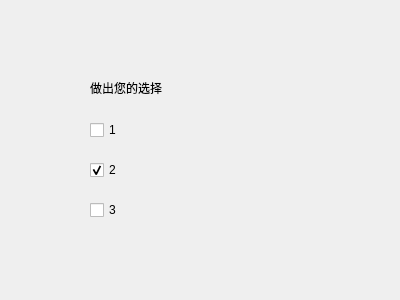
<?xml version="1.0" encoding="UTF-8"?>
<ui version="4.0">
 <class>Form</class>
 <widget class="QWidget" name="Form">
  <property name="geometry">
   <rect>
    <x>0</x>
    <y>0</y>
    <width>400</width>
    <height>300</height>
   </rect>
  </property>
  <property name="windowTitle">
   <string>Form</string>
  </property>
  <widget class="QCheckBox" name="checkBox">
   <property name="geometry">
    <rect>
     <x>90</x>
     <y>120</y>
     <width>79</width>
     <height>20</height>
    </rect>
   </property>
   <property name="text">
    <string>1</string>
   </property>
   <property name="checked">
    <bool>false</bool>
   </property>
   <property name="autoExclusive">
    <bool>false</bool>
   </property>
   <property name="tristate">
    <bool>true</bool>
   </property>
  </widget>
  <widget class="QCheckBox" name="checkBox_2">
   <property name="geometry">
    <rect>
     <x>90</x>
     <y>160</y>
     <width>79</width>
     <height>20</height>
    </rect>
   </property>
   <property name="text">
    <string>2</string>
   </property>
   <property name="checked">
    <bool>true</bool>
   </property>
  </widget>
  <widget class="QCheckBox" name="checkBox_3">
   <property name="geometry">
    <rect>
     <x>90</x>
     <y>200</y>
     <width>79</width>
     <height>20</height>
    </rect>
   </property>
   <property name="text">
    <string>3</string>
   </property>
  </widget>
  <widget class="QLabel" name="label">
   <property name="geometry">
    <rect>
     <x>90</x>
     <y>80</y>
     <width>101</width>
     <height>16</height>
    </rect>
   </property>
   <property name="text">
    <string>做出您的选择</string>
   </property>
  </widget>
 </widget>
 <resources/>
 <connections/>
</ui>
